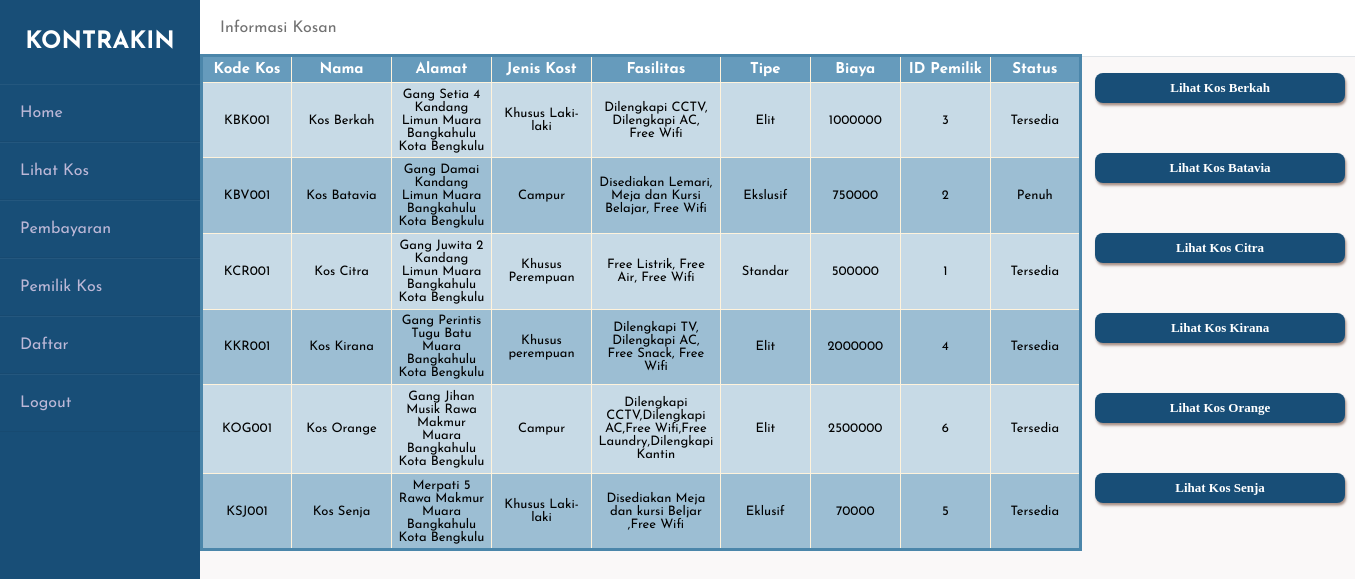
The page /kos.php on the database its author committed.
### tables this page shows
CREATE TABLE `kos` (
  `kode_kos` varchar(6) NOT NULL,
  `jenis_kos` varchar(255) DEFAULT NULL,
  `alamat` varchar(255) DEFAULT NULL,
  `id_pemilik` int(11) DEFAULT NULL,
  `tipe` varchar(255) DEFAULT NULL,
  `biaya` int(20) DEFAULT NULL,
  `fasilitas` varchar(255) DEFAULT NULL,
  `status` varchar(255) DEFAULT NULL,
  `nama_kos` varchar(255) DEFAULT NULL
);

### kos.php (the view, shortened to what this page needs)
<?php
include("koneksi.php");
?>
<!DOCTYPE html>
<html>
<head>
    <link rel="stylesheet" type="text/css" href="kos.css">
</head>
<body>
    <div class="wrapper">
        <div class="sidebar">
            <h2>Kontrakin</h2>
            <ul>
            <li><a href="home-page.php"></i>Home</a></li>
            <li><a href="kos.php">Lihat Kos</a></li>
            <li><a href="bayar.php">Pembayaran</a></li>
            <li><a href="pemilik.php">Pemilik Kos</a></li>
            <li><a href="DaftarPenyewa.php">Daftar</a></li>
            <li><a href="logout.php" class="btn">Logout</a></li>
            </ul>
        </div>
        <div class="main_content">
            <div class="header">Informasi Kosan</div>
        </div>
    </div>
    <br>
    <div class="gabung">
        <div class="maintb">
        <table class="tabel1", width="850px">
        <thead >
            <tr>
                <th width="90px">Kode Kos</th>
                <th width="100px">Nama</th>
                <th width="100px">Alamat</th>
                <th width="100px">Jenis Kost</th>
                <th width="100px">Fasilitas</th>
                <th width="90px">Tipe</th>
                <th width="90px">Biaya</th>
                <th width="90px">ID Pemilik</th>
                <th width="90px">Status</th>
            </tr>
        </thead>
        <tbody>
            <?php
            $sql = "SELECT * FROM kos";
            $query = mysqli_query($link, $sql);
            while($kos = mysqli_fetch_array($query)){
                echo "<td>".$kos['kode_kos']."</td>";
                echo "<td>".$kos['nama_kos']."</td>";
                echo "<td>".$kos['alamat']."</td>";
                echo "<td>".$kos['jenis_kos']."</td>";
                echo "<td>".$kos['fasilitas']."</td>";
                echo "<td>".$kos['tipe']."</td>";
                echo "<td>".$kos['biaya']."</td>";
                echo "<td>".$kos['id_pemilik']."</td>";
                echo "<td>".$kos['status']."</td>";
            }
            ?>
        </table>
        </div>
        <div class="maintb">
        <ul class="ulist">
            <li class="rincian">
                    <a href="kamarKosBerkah.php"><button class="button">Lihat Kos Berkah</button></a></li>
                <li class="rincian">
                    <a href="kamarKosBatavia.php"><button class="button">Lihat Kos Batavia</button></a></li>
                <li class="rincian">
                    <a href="kamarKosCitra.php"><button class="button">Lihat Kos Citra</button></a></li>
                <li class="rincian">
                    <a href="kamarKosKirana.php"><button class="button">Lihat Kos Kirana</button></a></li>
                <li class="rincian">
                    <a href="kamarKosOrage.php"><button class="button">Lihat Kos Orange</button></a></li>
                <li class="rincian">
                    <a href="kamarKosSenja.php"><button class="button">Lihat Kos Senja</button></a></li>
        </ul>
        </div>
    </div>
    </body>
</html>

### kos.css (style rules this page uses)
* { margin: 0; padding: 0; box-sizing: border-box; list-style: none; text-decoration: none; font-family: 'Josefin Sans', sans-serif; }
body { background:rgb(250, 248, 248); height: 100vh; background-size:cover; background-position: center center; position: relative; }
.wrapper { display: flex; position: relative; }
.wrapper .sidebar { width: 200px; height: 100%; background: #184E77; padding: 30px 0px; position: fixed; }
.wrapper .sidebar h2 { color: #fff; text-transform: uppercase; text-align: center; margin-bottom: 30px; }
.wrapper .sidebar ul li { padding: 20px; border-bottom: 1px solid #bdb8d7; border-bottom: 1px solid rgba(0,0,0,0.05); border-top: 1px solid rgba(255,255,255,0.05); }
.wrapper .sidebar ul li a { color: #bdb8d7; display: block; }
.wrapper .main_content { width: 100%; margin-left: 200px; }
.wrapper .main_content .header { padding: 20px; background: #fff; color: #717171; border-bottom: 1px solid #e0e4e8; }
.maintb { display: inline-block; width: 550px; height: 400px; }
.button { font-family: Georgia, serif; font-size: 13px; font-weight: bold; width: 250px; height: 30px; border-radius: 8px; border-style: none; box-shadow: 1.3px 2.6px 2.6px #663d2c91; color: #fff; background-color: #184E77; -webkit-border-radius: 8px; -moz-border-radius: 8px; -ms-border-radius: 8px; -o-border-radius: 8px; margin-bottom: 50px; }
table.tabel1 { font-family: Georgia, serif; border: 3px solid #4B86AA; background-color: #C7DAE6; width: max-content; text-align: center; border-collapse: collapse; position: relative; left: 200px; top: -1cm; }
table.tabel1 td, table.tabel1 th { border: 1px solid #FFF3DC; padding: 4.8px 6.5px; }
table.tabel1 tbody td { font-size: 13px; }
table.tabel1 thead { background: #669BBC; background: -moz-linear-gradient(top, #669BBC 0%, #669BBC 66%, #669BBC 100%); background: -webkit-linear-gradient(top, #669BBC 0%, #669BBC 66%, #669BBC 100%); background: linear-gradient(to bottom, #669BBC 0%, #669BBC 66%, #669BBC 100%); }
table.tabel1 thead th { font-size: 15px; font-weight: bold; color: #fff; text-align: center; }
.ulist .rincian { list-style-type: none; padding-left: 540px; width: fit-content; }

### rows shown on the page
kos: kode_kos "KBK001", nama_kos "Kos Berkah", alamat "Gang Setia 4 Kandang Limun Muara Bangkahulu Kota Bengkulu", jenis_kos "Khusus Laki-laki", fasilitas "Dilengkapi CCTV, Dilengkapi AC, Free Wifi", tipe "Elit", biaya "1000000", id_pemilik "3", status "Tersedia"
kos: kode_kos "KBV001", nama_kos "Kos Batavia", alamat "Gang Damai Kandang Limun Muara Bangkahulu Kota Bengkulu", jenis_kos "Campur", fasilitas "Disediakan Lemari, Meja dan Kursi Belajar, Free Wifi", tipe "Ekslusif", biaya "750000", id_pemilik "2", status "Penuh"
kos: kode_kos "KCR001", nama_kos "Kos Citra", alamat "Gang Juwita 2 Kandang Limun Muara Bangkahulu Kota Bengkulu", jenis_kos "Khusus Perempuan", fasilitas "Free Listrik, Free Air, Free Wifi", tipe "Standar", biaya "500000", id_pemilik "1", status "Tersedia"
kos: kode_kos "KKR001", nama_kos "Kos Kirana", alamat "Gang Perintis Tugu Batu Muara Bangkahulu Kota Bengkulu", jenis_kos "Khusus perempuan", fasilitas "Dilengkapi TV, Dilengkapi AC, Free Snack, Free Wifi", tipe "Elit", biaya "2000000", id_pemilik "4", status "Tersedia"
kos: kode_kos "KOG001", nama_kos "Kos Orange", alamat "Gang Jihan Musik Rawa Makmur Muara Bangkahulu Kota Bengkulu", jenis_kos "Campur", fasilitas "Dilengkapi CCTV,Dilengkapi AC,Free Wifi,Free Laundry,Dilengkapi Kantin", tipe "Elit", biaya "2500000", id_pemilik "6", status "Tersedia"
kos: kode_kos "KSJ001", nama_kos "Kos Senja", alamat "Merpati 5 Rawa Makmur Muara Bangkahulu Kota Bengkulu", jenis_kos "Khusus Laki-laki", fasilitas "Disediakan Meja dan kursi Beljar ,Free Wifi", tipe "Eklusif", biaya "70000", id_pemilik "5", status "Tersedia"
